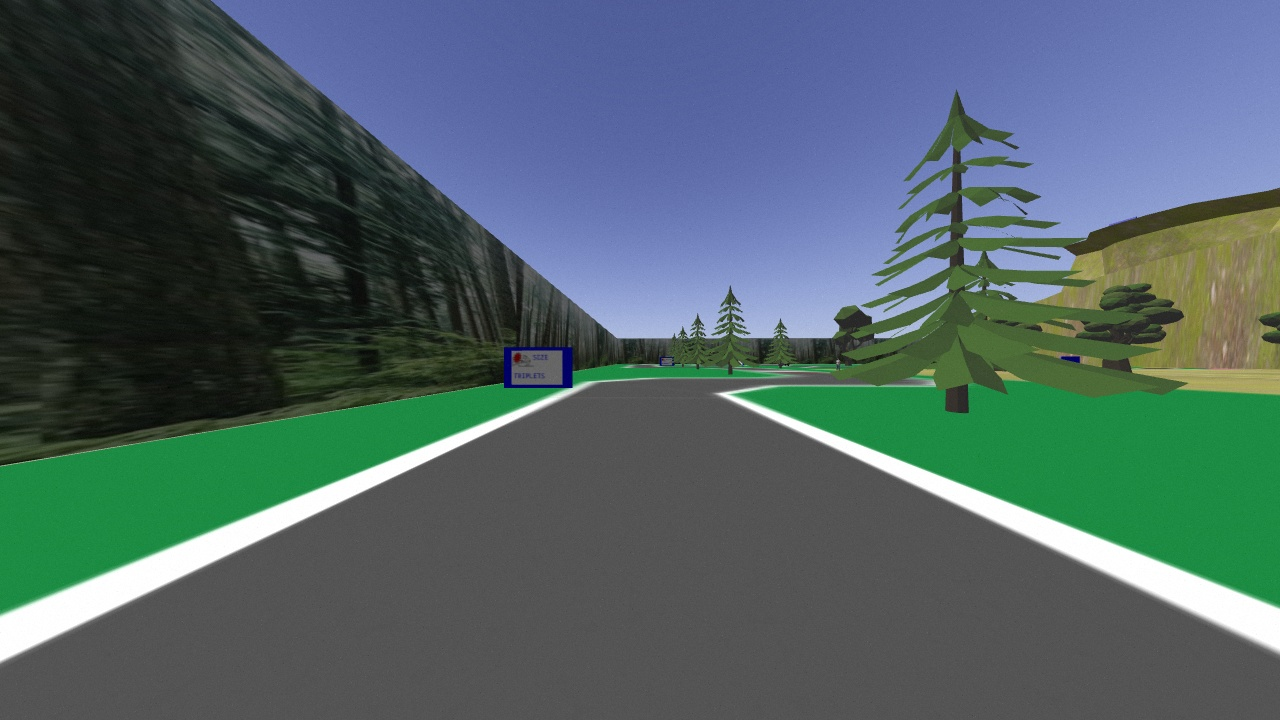
#> input picture src/data_gathering/road_images_1/img_0.jpg, 1280 x 720 px; its folder holds 4 pictures in this run
$ python road_detector.py
#> lines starting #> are read from the running program, lines starting #| are printed output that depends on the picture
#! /usr/bin/env python3

import cv2
import numpy as np

imgs = [cv2.imread(f'road_images_1/img_{i}.jpg') for i in range(21)]
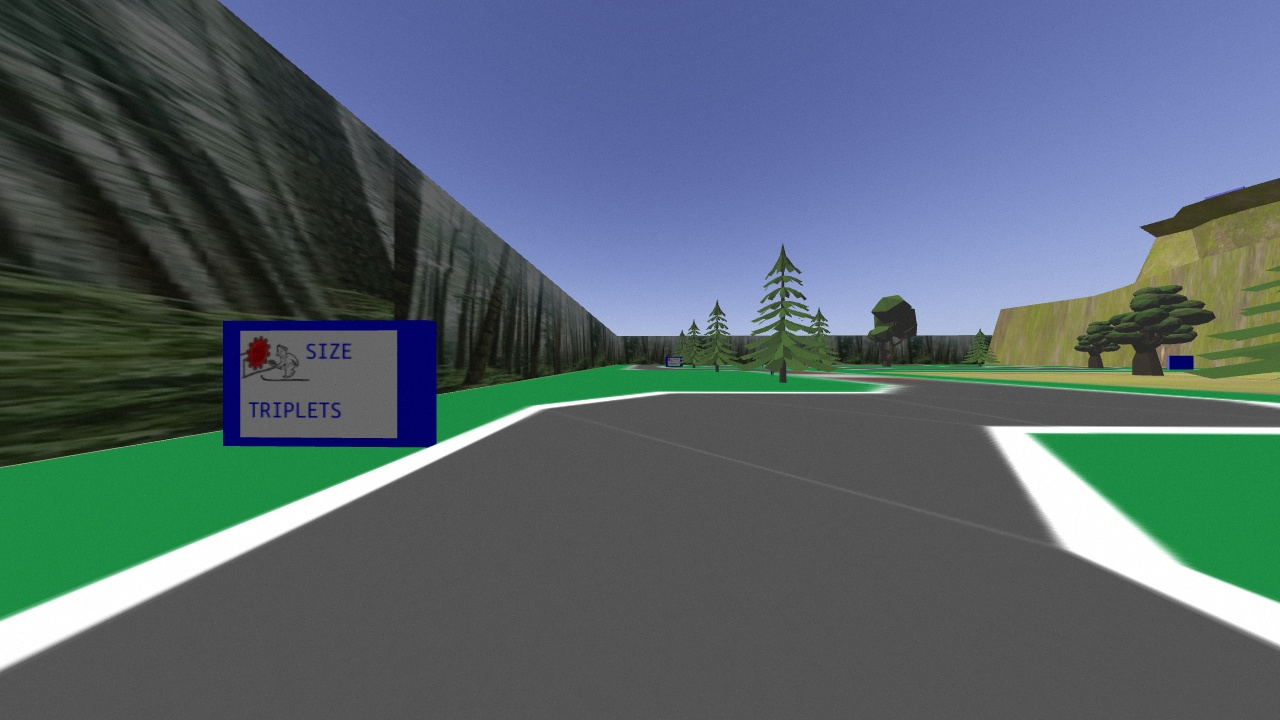
#> input picture src/data_gathering/road_images_1/img_1.jpg, 1280 x 720 px
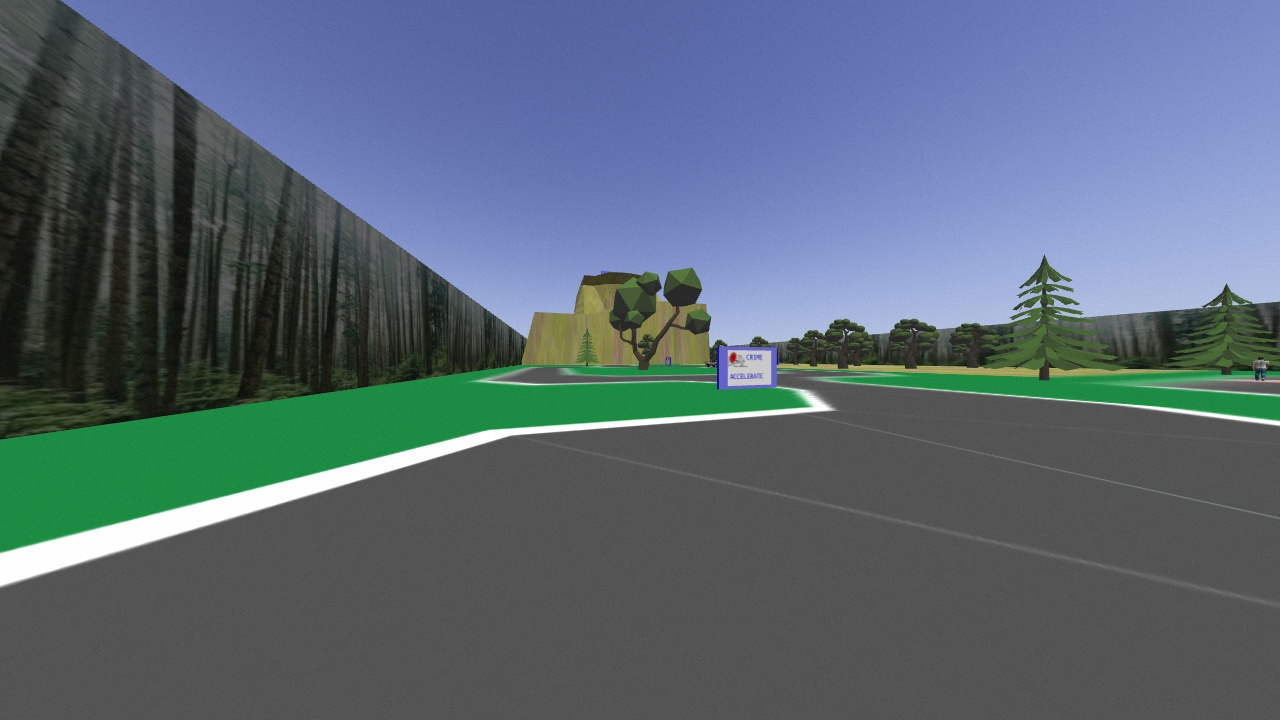
#> input picture src/data_gathering/road_images_1/img_10.jpg, 1280 x 720 px
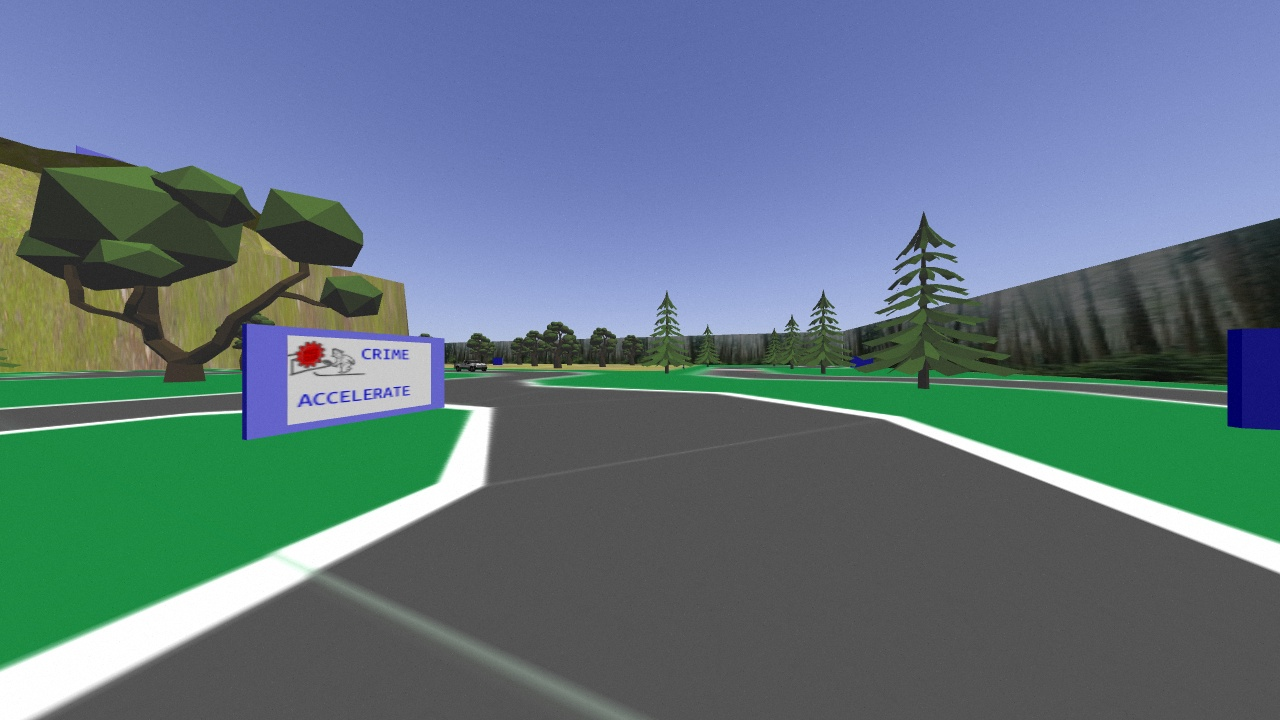
#> input picture src/data_gathering/road_images_1/img_11.jpg, 1280 x 720 px
#> imgs = 21 items

uh = 255
us = 20
uv = 255
lh = 0
ls = 0
lv = 220

lower_hsv = np.array([lh,ls,lv])
upper_hsv = np.array([uh,us,uv])

for image in imgs:
#> (the run stopped early here; a loop or call above may not have finished)
